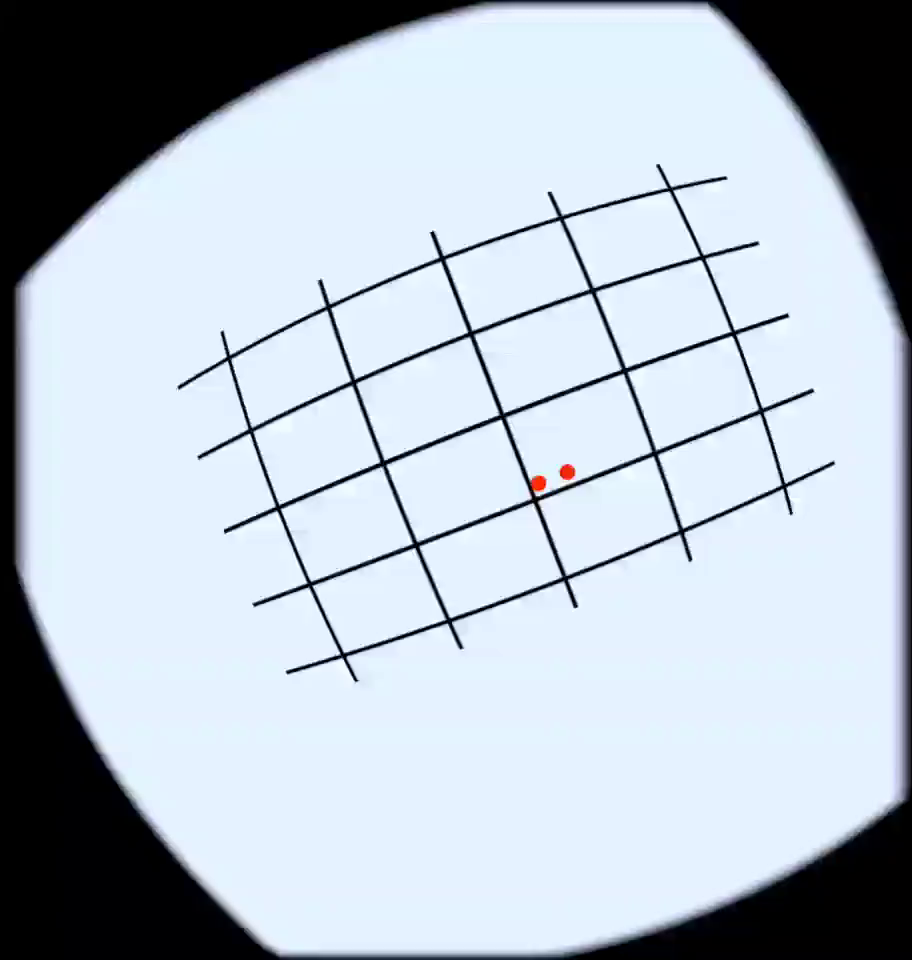
#> input picture FindFocal.png, 912 x 960 px
$ python FindCropDimensions.py FindFocal.png
#> lines starting #> are read from the running program, lines starting #| are printed output that depends on the picture
import os
import numpy as np
import cv2
import argparse

# Argument parser - the user must specify the image to use
parser = argparse.ArgumentParser()
parser.add_argument('source', help="The image to use.")
parser.add_argument('-p', '--preview', default=False, help="Should we render the preview of the cutted image?")
args = parser.parse_args()

# Read the image in grayscale
src_raw = cv2.imread(args.source)
#> src_raw is the input picture: shape (960, 912, 3); mean B, G, R 200.2, 189.3, 178.9
src_gray = cv2.cvtColor(src_raw, cv2.COLOR_BGR2GRAY)

# Need to detect the rightmost true white x-coordinate
# For the moment, '242' is the most ocmmon white value. You'll have to find a way to determine this yourself.
white_pixels = np.array(np.where(src_gray == 242))
min_x = min(white_pixels[1])
#> min_x = 54
max_x = max(white_pixels[1])
#> max_x = 887

# Based on the rightmost white pixel, we have to extract the leftmost crop amount
src_shape = np.shape(src_gray)
#> src_shape = (960, 912)
right_crop = src_shape[1]-max_x
#> right_crop = 25
new_min_x = min_x - right_crop
#> new_min_x = 29

# Based on these, we will have to crop the image accordingly
crop = src_raw[:,new_min_x:]
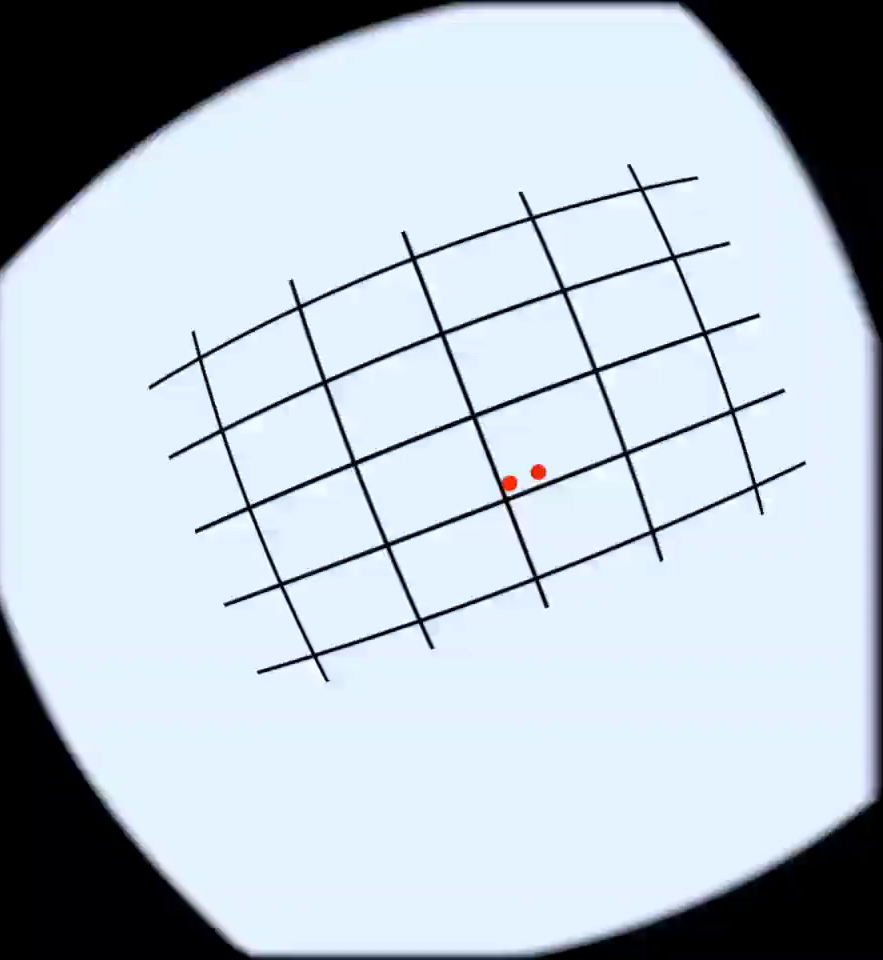
#> crop: shape (960, 883, 3); mean B, G, R 205.9, 194.8, 184
crop_shape = np.shape(crop)
#> crop_shape = (960, 883, 3)

# Print the results
dirname = os.path.dirname(args.source)
basename = os.path.basename(args.source)
filename = os.path.splitext(basename)[0]
results_filename = os.path.join(dirname,filename+".txt")
# If the filename exists alreayd, delete it.
if os.path.exists(results_filename):
    os.remove(results_filename)
# Get the params
out_x = src_shape[1] - new_min_x
#> out_x = 883
out_y = src_shape[0]
#> out_y = 960
out_x_half = round(out_x / 2)
#> out_x_half = 442
with open(results_filename, 'a') as file:
    file.write(f'Left_crop: {new_min_x}\n')
    file.write('Crop range:\n')
    file.write(f'\tX: {new_min_x} - {src_shape[1]}\n')
    file.write(f'\tY: 0 - {src_shape[0]}\n')
    file.write('FFMPEG command filters:\n')
    file.write(f"\tLEFT EYE: crop={out_x_half}:{out_y}:{new_min_x}:0\n")
    file.write(f"\tRIGHT EYE: crop={out_x_half}:{out_y}:{new_min_x+out_x_half}:0\n")
    file.write(f'Cropped image shape: {np.shape(crop)}')

print(f'For file "{args.source}":')
print(f'Left_crop: {new_min_x}')
#| Left_crop: 29
print('Crop range:')
print(f'\tX: {new_min_x} - {src_shape[1]}')
#| 	X: 29 - 912
print(f'\tY: 0 - {src_shape[0]}')
#| 	Y: 0 - 960
print(f'cropped image shape: {np.shape(crop)}')
#| cropped image shape: (960, 883, 3)
print('FFMPEG command filters:')
print(f"\tLEFT EYE: crop={out_x_half}:{out_y}:{new_min_x}:0")
#| 	LEFT EYE: crop=442:960:29:0
print(f"\tRIGHT EYE: crop={out_x_half}:{out_y}:{new_min_x+out_x_half}:0")
#| 	RIGHT EYE: crop=442:960:471:0
print(f'Results stored in "{results_filename}"')

if args.preview:
    cv2.imshow("hello", crop)
    cv2.waitKey(0)
    cv2.destroyAllWindows()
